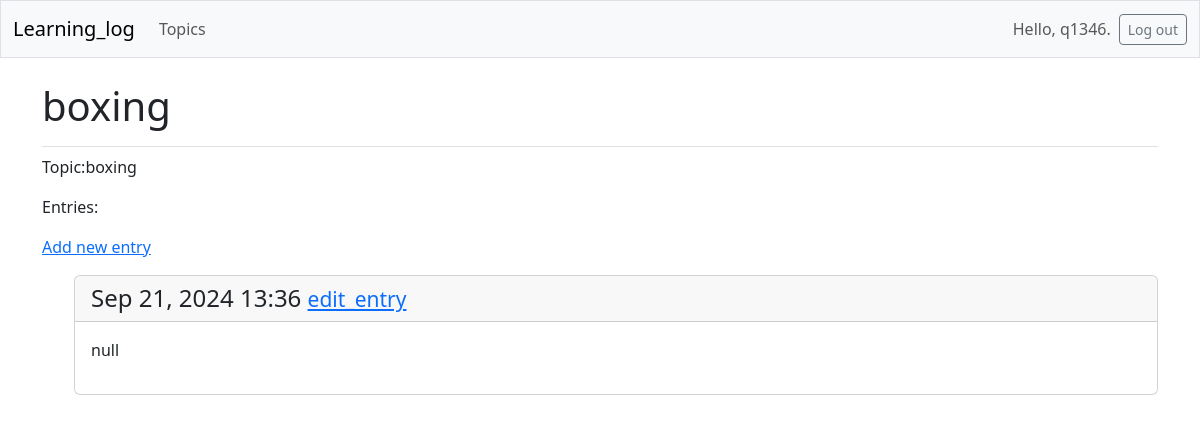
The app's page /topics/3/ (signed in) with its own data.
### learning_logs/models.py (models this page shows, shortened)
class Topic(models.Model):              # 一个继承了model的类
    text = models.CharField(max_length=200)     # CharField是字符串字段   max_length=200代表预留了多少空间(即200个字符)
    date_added = models.DateTimeField(auto_now_add=True)
    owner = models.ForeignKey(User, on_delete=models.CASCADE)#它会建立到模型 User 的外键关系。当用户被删除时，所有与之相关联的主题也会被删除。

class Entry(models.Model):
    topic = models.ForeignKey(Topic, on_delete=models.CASCADE)#实参 on_delete=models.CASCADE 让Django 在删除主题的同时删除所有与之相关联的条目，这称为级联删除
    text = models.TextField()   # TextField实例 长度不受限
    date_added = models.DateTimeField(auto_now_add=True)#让我们能够按创建顺序呈现条目，并在每个条目旁边放置时间戳。
    class Meta:
        verbose_name_plural = 'entries'

### learning_logs/views.py (the view)
# urls.py: path('topics/<int:topic_id>/', views.topic, name='topic'),
@login_required
def topic(request,topic_id):
    topic = Topic.objects.get(id=topic_id)
    if topic.owner != request.user:
        raise Http404
    entries = topic.entry_set.order_by('-date_added')
    context = {'topic': topic,'entries': entries}
    return render(request, 'learning_logs/topic.html', context)

### learning_logs/templates/learning_logs/topic.html (shortened to what this page needs)
<!DOCTYPE html>
<html lang="en">
<head>
</head>
<body>
    {% extends "learning_logs/base.html" %}
    {% block page_header %}
    <h1>{{topic.text}}</h1>
    {% endblock page_header %}
    {% block content %}
    <p>Topic:{{topic.text}}</p>
    <p>Entries:</p>
    <p>
        <a href="{% url 'learning_logs:new_entry' topic.id %}">Add new entry</a>
    </p>
    <ul>
        {% for entry in entries %}
        <div class="card mb-3">
            <h4 class="card-header">
                {{entry.date_added|date:'M d, Y H:i'}}
                <small><a href="{% url 'learning_logs:edit_entry' entry.id %}">edit_entry</a></small>
            </h4>
            <div class="card-body">{{entry.text|linebreaks}}</div>
        </div>
        {% empty %}
        <p>There are no entries for this topic yet.</p>
        {% endfor %}
        {% endblock content %}

### learning_logs/templates/learning_logs/base.html (shortened to what this page needs)
<!DOCTYPE html>
<html lang="en">
<head>
    {% load django_bootstrap5 %}
    {% bootstrap_css %}
</head>
<body>
    <nav class="navbar navbar-expand-md navbar-light bg-light mb-4 border">
        <div class="container-fluid">
            <a class="navbar-brand" href="{% url 'learning_logs:index' %}">Learning_log</a>
            <div class="collapse navbar-collapse" id="navbarCollapse">
                <ul class="navbar-nav me-auto mb-2 mb-md-0">
                    <li class="nav-item">
                        <a class="nav-link" href="{% url 'learning_logs:topics' %}">Topics</a>
                    </li>
                </ul>
                <ul class="navbar-nav ms-auto mb-2 mb-md-0">
                    {% if user.is_authenticated %}
                    <li class="nav-item">
                        <span class="navbar-text me-2">Hello, {{user.username }}.
                    </li>
                    {% endif %}
                </ul>
                {% if user.is_authenticated %}
                <form action="{% url 'accounts:logout' %}" method="post">
                    <button type="submit" class="btn btn-outline-secondary btn-sm">Log out</button>
                    {% endif %}
                </form>
            </div>
        </div>
    </nav>
    <main class="container">
        <div class="pb-2 mb-2 border-bottom">
            {% block page_header %}
            {% endblock page_header %}
        </div>
        <div>
            {% block content %}
            {% endblock content %}
        </div>
    </main>
</body>
</html>

### records on screen
Topic: text "boxing"
Entry: date_added "Sep 21, 2024 13:36", text "null"

### other values on screen
{{ user.username }} "q1346"
